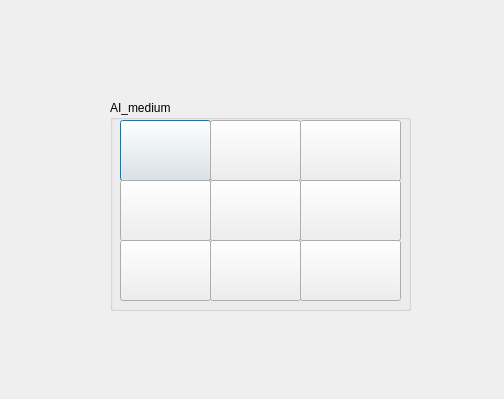
<?xml version="1.0" encoding="UTF-8"?>
<ui version="4.0">
 <class>medium</class>
 <widget class="QDialog" name="medium">
  <property name="geometry">
   <rect>
    <x>0</x>
    <y>0</y>
    <width>504</width>
    <height>399</height>
   </rect>
  </property>
  <property name="windowTitle">
   <string>Dialog</string>
  </property>
  <widget class="QGroupBox" name="groupBox">
   <property name="geometry">
    <rect>
     <x>110</x>
     <y>100</y>
     <width>301</width>
     <height>211</height>
    </rect>
   </property>
   <property name="title">
    <string>AI_medium</string>
   </property>
   <widget class="QPushButton" name="pushButton">
    <property name="geometry">
     <rect>
      <x>10</x>
      <y>20</y>
      <width>91</width>
      <height>61</height>
     </rect>
    </property>
    <property name="text">
     <string/>
    </property>
   </widget>
   <widget class="QPushButton" name="pushButton_2">
    <property name="geometry">
     <rect>
      <x>100</x>
      <y>20</y>
      <width>91</width>
      <height>61</height>
     </rect>
    </property>
    <property name="text">
     <string/>
    </property>
   </widget>
   <widget class="QPushButton" name="pushButton_3">
    <property name="geometry">
     <rect>
      <x>190</x>
      <y>20</y>
      <width>101</width>
      <height>61</height>
     </rect>
    </property>
    <property name="text">
     <string/>
    </property>
   </widget>
   <widget class="QPushButton" name="pushButton_4">
    <property name="geometry">
     <rect>
      <x>10</x>
      <y>80</y>
      <width>91</width>
      <height>61</height>
     </rect>
    </property>
    <property name="text">
     <string/>
    </property>
   </widget>
   <widget class="QPushButton" name="pushButton_5">
    <property name="geometry">
     <rect>
      <x>100</x>
      <y>80</y>
      <width>91</width>
      <height>61</height>
     </rect>
    </property>
    <property name="text">
     <string/>
    </property>
   </widget>
   <widget class="QPushButton" name="pushButton_6">
    <property name="geometry">
     <rect>
      <x>190</x>
      <y>80</y>
      <width>101</width>
      <height>61</height>
     </rect>
    </property>
    <property name="text">
     <string/>
    </property>
   </widget>
   <widget class="QPushButton" name="pushButton_7">
    <property name="geometry">
     <rect>
      <x>10</x>
      <y>140</y>
      <width>91</width>
      <height>61</height>
     </rect>
    </property>
    <property name="text">
     <string/>
    </property>
   </widget>
   <widget class="QPushButton" name="pushButton_8">
    <property name="geometry">
     <rect>
      <x>100</x>
      <y>140</y>
      <width>91</width>
      <height>61</height>
     </rect>
    </property>
    <property name="text">
     <string/>
    </property>
   </widget>
   <widget class="QPushButton" name="pushButton_9">
    <property name="geometry">
     <rect>
      <x>190</x>
      <y>140</y>
      <width>101</width>
      <height>61</height>
     </rect>
    </property>
    <property name="text">
     <string/>
    </property>
   </widget>
  </widget>
 </widget>
 <resources/>
 <connections/>
</ui>
